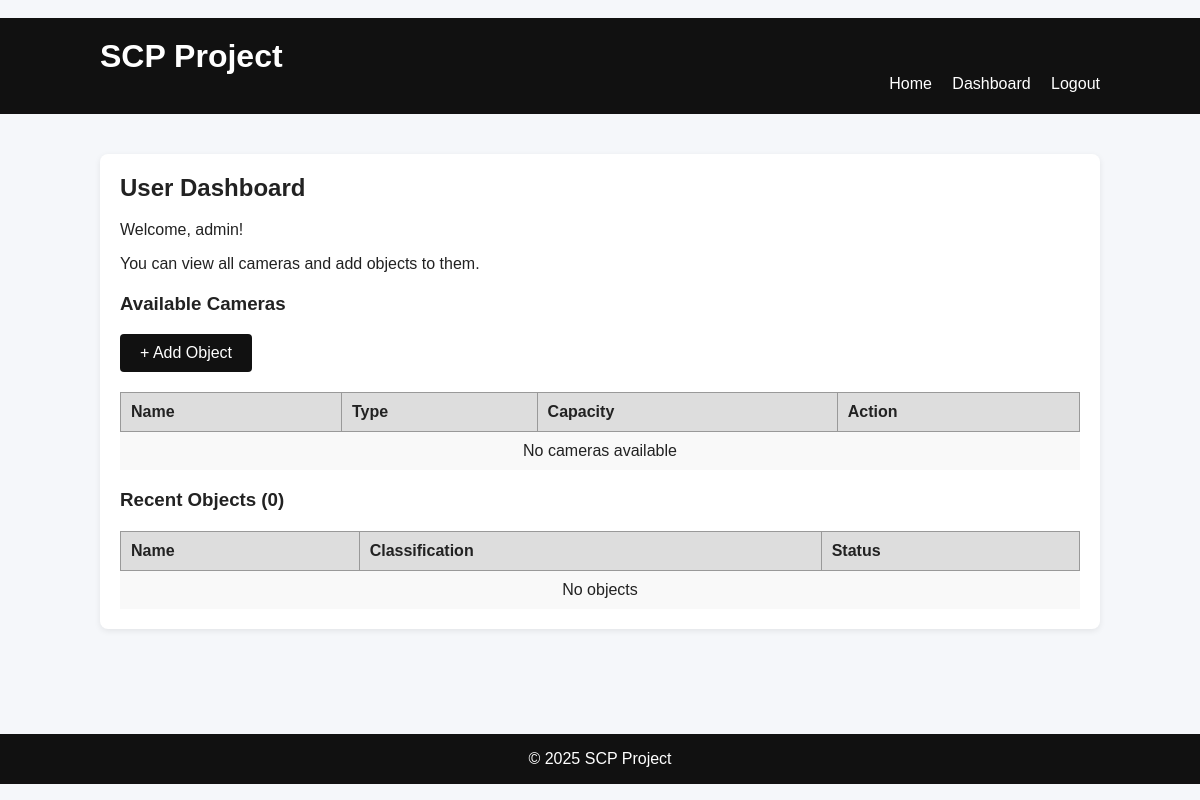
The app's page /user/dashboard (signed in), older data.
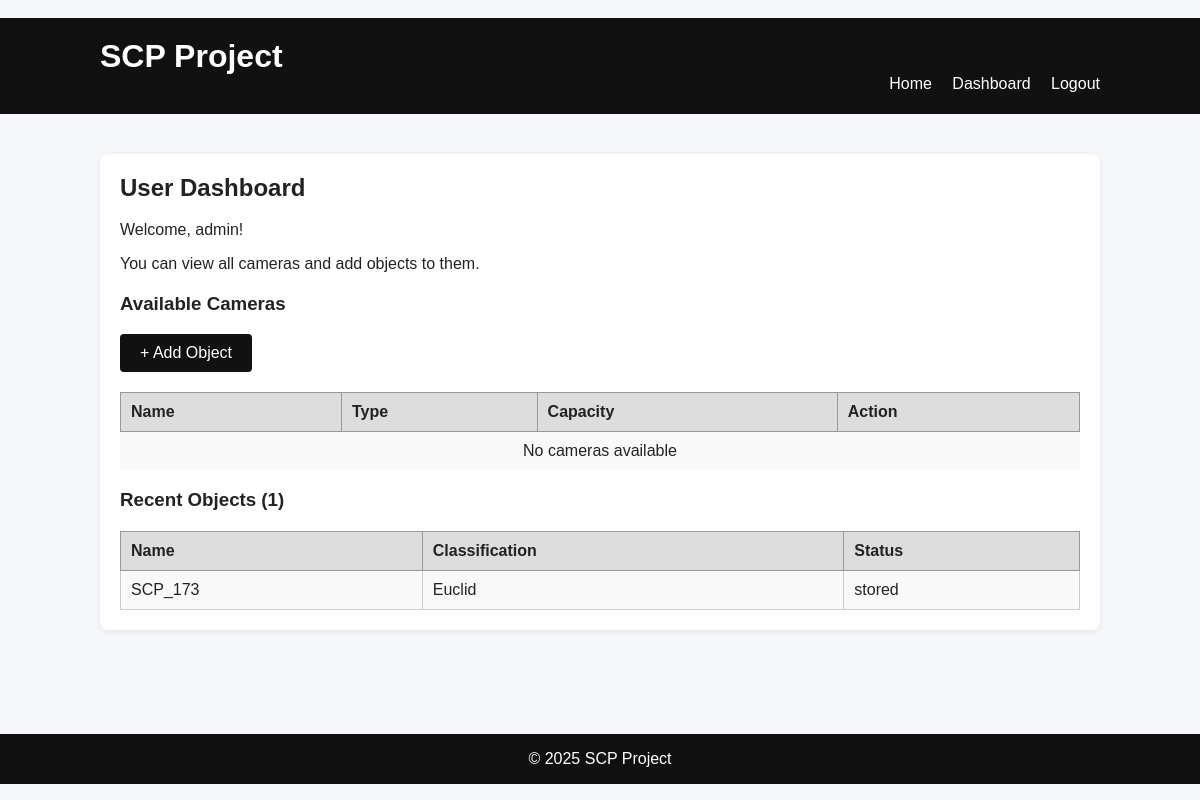
The same page, newer data.
### models.py (models this page shows)
class ObjectItem(db.Model):
    __tablename__ = 'objects'
    id = db.Column(db.Integer, primary_key=True)
    name = db.Column(db.String(256), nullable=False)
    classification = db.Column(db.String(64))  # Safe / Dangerous / Paranormal
    description = db.Column(db.Text)
    storage_requirements = db.Column(db.Text)
    camera_id = db.Column(db.Integer, db.ForeignKey('cameras.id'), nullable=True)
    status = db.Column(db.String(64), default='stored')
    history_of_movements = db.Column(db.Text)
    created_at = db.Column(db.DateTime, default=datetime.utcnow)
    updated_at = db.Column(db.DateTime, default=datetime.utcnow, onupdate=datetime.utcnow)

### app.py (the view)
    @app.route('/user/dashboard')
    @login_required
    def user_dashboard():
        cameras = Camera.query.all()
        objects = ObjectItem.query.all()
        events = Event.query.all()
        return render_template('dashboard_user.html', cameras=cameras, objects=objects, events=events)

### templates/dashboard_user.html
﻿{% extends "base.html" %}
{% block content %}
<div class="card">
  <h2>User Dashboard</h2>
  <p>Welcome, {{ current_user.username }}!</p>
  <p>You can view all cameras and add objects to them.</p>
  <h3>Available Cameras</h3>
  <div style="margin:20px 0;">
    <a href="{{ url_for('user_add_object') }}" style="background:#111; color:#fff; padding:10px 20px; border-radius:4px; text-decoration:none; display:inline-block;">+ Add Object</a>
  </div>
  <table style="width:100%; border-collapse:collapse; background:#f9f9f9;">
    <tr style="background:#ddd; font-weight:bold;">
      <td style="padding:10px; border:1px solid #999;">Name</td>
      <td style="padding:10px; border:1px solid #999;">Type</td>
      <td style="padding:10px; border:1px solid #999;">Capacity</td>
      <td style="padding:10px; border:1px solid #999;">Action</td>
    </tr>
    {% if cameras %}
      {% for camera in cameras %}
      <tr>
        <td style="padding:10px; border:1px solid #ccc;">{{ camera.name }}</td>
        <td style="padding:10px; border:1px solid #ccc;">{{ camera.type or '-' }}</td>
        <td style="padding:10px; border:1px solid #ccc;">{{ camera.max_capacity }}</td>
        <td style="padding:10px; border:1px solid #ccc;">
          <a href="{{ url_for('view_camera', camera_id=camera.id) }}">View</a>
        </td>
      </tr>
      {% endfor %}
    {% else %}
      <tr><td colspan="4" style="padding:10px; text-align:center;">No cameras available</td></tr>
    {% endif %}
  </table>
  <h3>Recent Objects ({{ objects|length }})</h3>
  <table style="width:100%; border-collapse:collapse; background:#f9f9f9; margin-top:20px;">
    <tr style="background:#ddd; font-weight:bold;">
      <td style="padding:10px; border:1px solid #999;">Name</td>
      <td style="padding:10px; border:1px solid #999;">Classification</td>
      <td style="padding:10px; border:1px solid #999;">Status</td>
    </tr>
    {% if objects %}
      {% for obj in objects %}
      <tr>
        <td style="padding:10px; border:1px solid #ccc;">{{ obj.name }}</td>
        <td style="padding:10px; border:1px solid #ccc;">{{ obj.classification }}</td>
        <td style="padding:10px; border:1px solid #ccc;">{{ obj.status }}</td>
      </tr>
      {% endfor %}
    {% else %}
      <tr><td colspan="3" style="padding:10px; text-align:center;">No objects</td></tr>
    {% endif %}
  </table>
</div>
{% endblock %}

Row changes from the older to the newer data that the page shows:
added ObjectItem: name "SCP_173", classification "Euclid", status "stored"
Text that changed along with them:
{{ objects|length }}: "0" → "1"
text no longer shown: "No objects"
